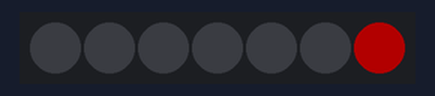
A program run on a simulated Raspberry Pi (BCM pin numbers) with a Rainbow HAT. On the bench: 7 RGB LEDs in strip order, left to right. Dim RGB values are drawn brighter than linear.

Above: at 0.1 s.
At 0.7 s:
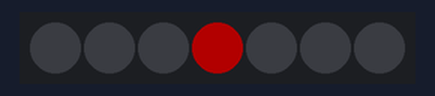
At 1.4 s:
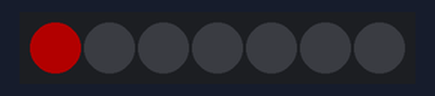
At 1.91 s:
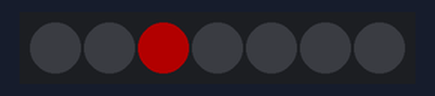
At 2.31 s:
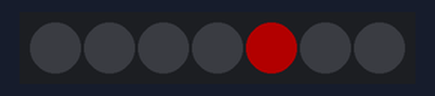
At 2.91 s:
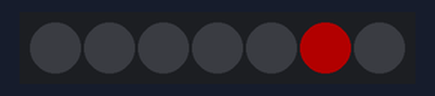
Timing chart, 0 to 40.0 s (numbered marks = the images above):
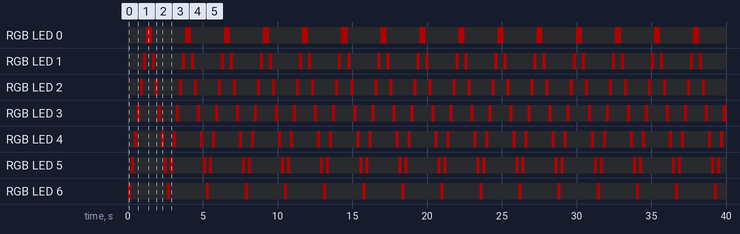

Measured:
- by itself, RGB LED 0: alternates RGB(58, 0, 0) for 0.40 s and off for 2.2 s
- by itself, RGB LED 1: repeats every 2.6 s: off 0.40 s, RGB(58, 0, 0) 0.20 s, off 1.8 s, RGB(58, 0, 0) 0.20 s
- by itself, RGB LED 2: repeats every 2.6 s: off 0.80 s, RGB(58, 0, 0) 0.20 s, off 1.4 s, RGB(58, 0, 0) 0.20 s
- by itself, RGB LED 3: repeats every 2.6 s: off 1.2 s, RGB(58, 0, 0) 0.20 s, off 1.0 s, RGB(58, 0, 0) 0.20 s
- by itself, RGB LED 4: repeats every 2.6 s: off 1.6 s, RGB(58, 0, 0) 0.20 s, off 0.60 s, RGB(58, 0, 0) 0.20 s
- by itself, RGB LED 5: repeats every 2.6 s: off 2.0 s, RGB(58, 0, 0) 0.20 s, off 0.20 s, RGB(58, 0, 0) 0.20 s
- by itself, RGB LED 6: alternates RGB(58, 0, 0) for 0.20 s and off for 2.4 s

The program:

rainbow_blink_red.py
```python
__author__ = "Bilal El Uneis"
__since__ = "November 2018"
__email__ = "bilaleluneis@gmail.com"

import time
import rainbowhat as rh


def blink_from_right_to_left():
    for light in range(7):
        rh.rainbow.clear()
        rh.rainbow.set_pixel(light, 255, 0, 0)
        rh.rainbow.show()
        time.sleep(0.2)


def blink_from_left_right():
    for light in range(6, 0, -1):
        rh.rainbow.clear()
        rh.rainbow.set_pixel(light, 255, 0, 0)
        rh.rainbow.show()
        time.sleep(0.2)


def main():
    while True:
        blink_from_right_to_left()
        blink_from_left_right()


if __name__ == "__main__":
    main()
```
